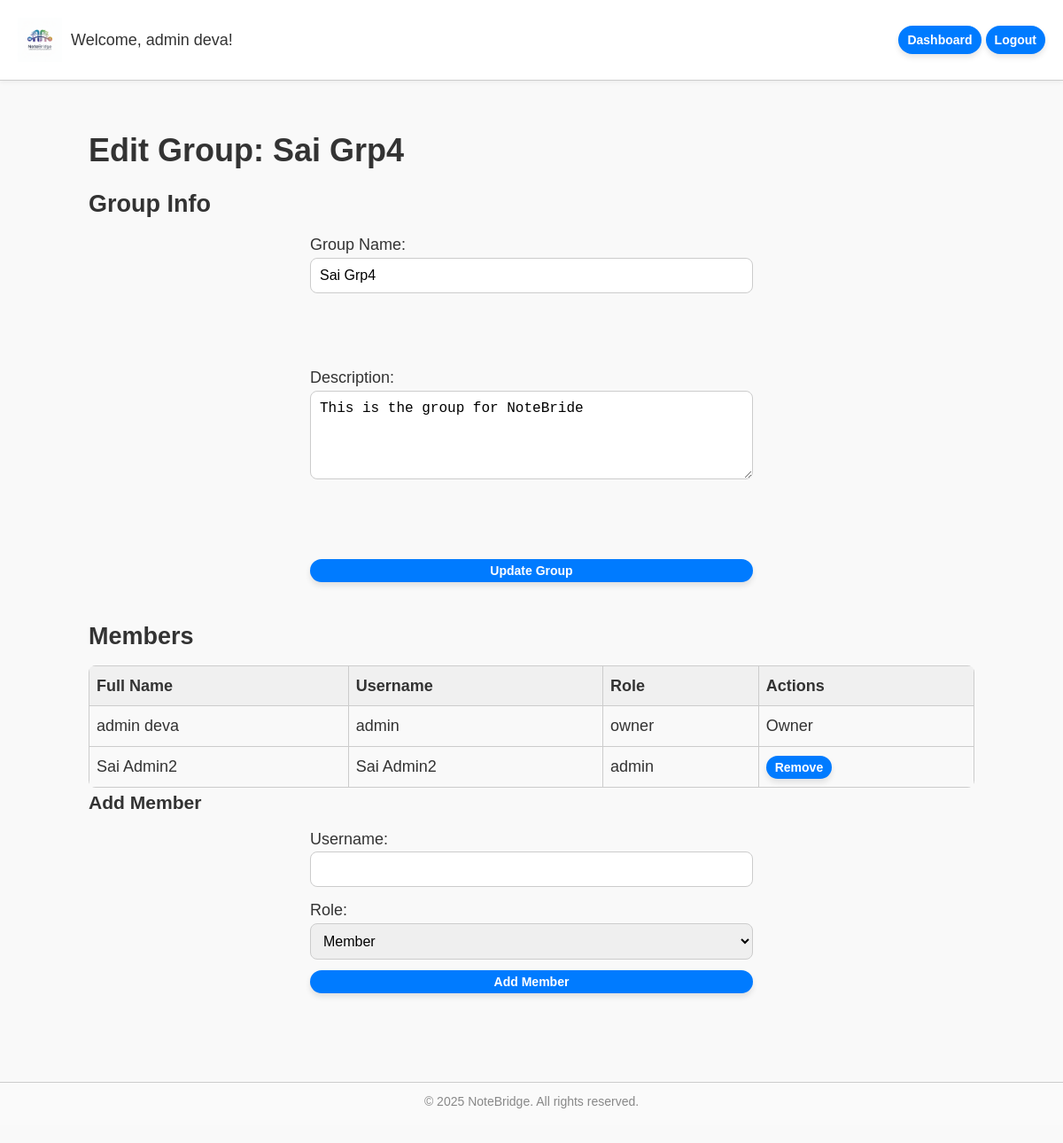
The app's page /groups/3/edit (signed in), older data.
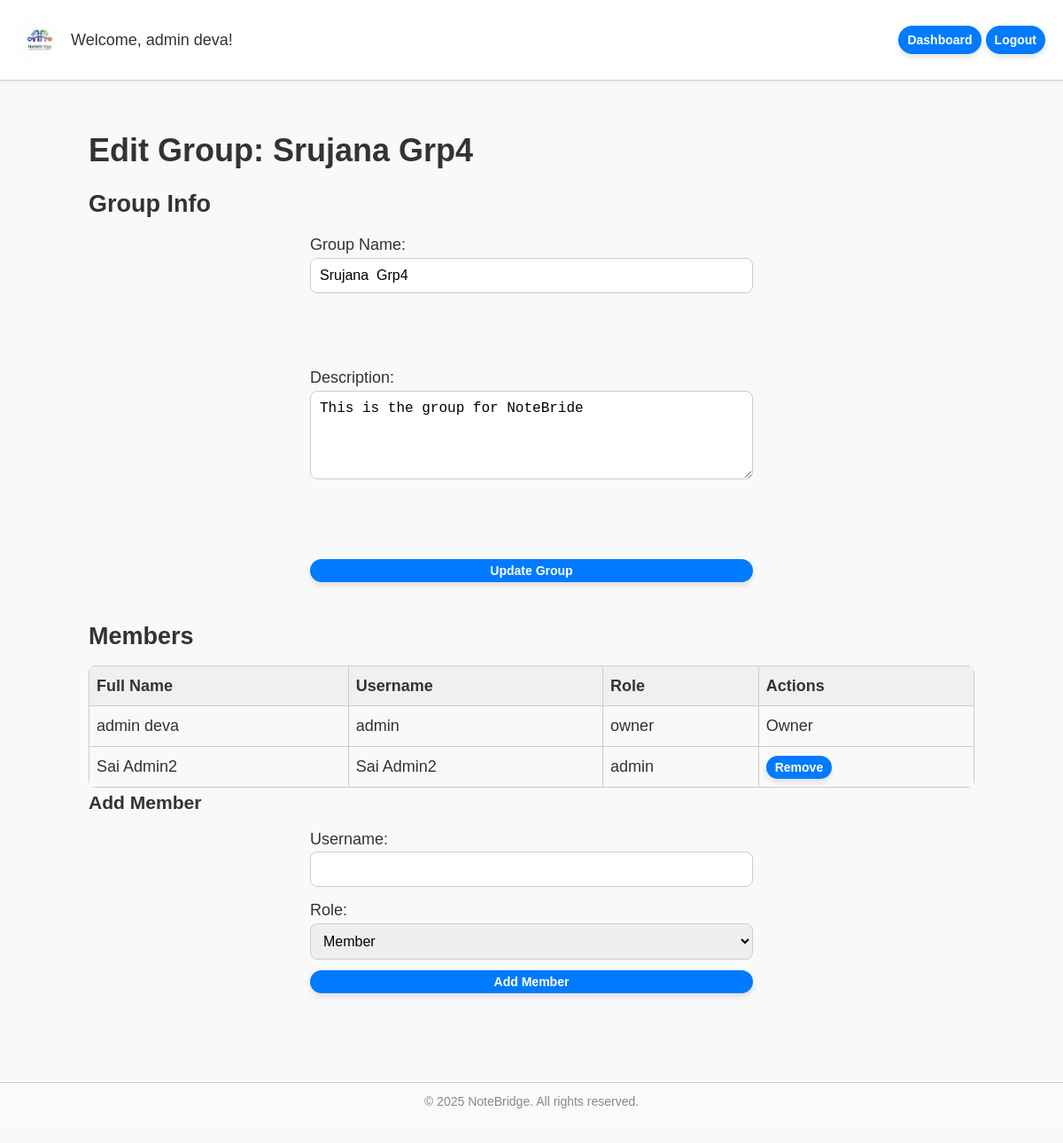
The same page, newer data.
### tables this page shows
CREATE TABLE groups (
        id INTEGER PRIMARY KEY AUTOINCREMENT,
        name TEXT NOT NULL,
        description TEXT,
        created_at TEXT NOT NULL
    );

### groups.py (the view)
@group_bp.route('/<int:group_id>/edit', methods=['GET', 'POST'])
@login_required
def edit_group(group_id):
    group = get_group(group_id)
    db = get_db()
    if request.method == 'POST':
        name = request.form.get('name', group['name'])
        description = request.form.get('description', group['description'])
        db.execute('UPDATE groups SET name=?, description=? WHERE id=?', (name, description, group_id))
        db.commit()
        return redirect(url_for('group.view_group', group_id=group_id))
    members = get_members(group_id)
    user = current_user()
    return render_template('group_edit.html', group=group, members=members, user=user)

### auth.py (called while the page is built)
def current_user():
    uid = session.get('user_id')
    if not uid:
        return None
    db = get_db()
    return db.execute('SELECT id, username, full_name FROM users WHERE id=?', (uid,)).fetchone()

def login_required(f):
    @wraps(f)
    def wrapped(*args, **kwargs):
        if not current_user():
            return redirect(url_for('auth.login'))
        return f(*args, **kwargs)
    return wrapped

### database.py (called while the page is built)
def get_db():
    db = getattr(g, '_database', None)
    if db is None:
        db = g._database = sqlite3.connect(DATABASE)
        db.row_factory = sqlite3.Row
    return db

def close_connection(exception=None):
    db = getattr(g, '_database', None)
    if db is not None:
        db.close()

### groups.py (called while the page is built)
def get_group(group_id):
    db = get_db()
    group = db.execute('SELECT * FROM groups WHERE id=?', (group_id,)).fetchone()
    if not group:
        abort(404, "Group not found")
    return group

def get_members(group_id):
    db = get_db()
    members = db.execute(
        'SELECT u.id as user_id, u.username, u.full_name, gm.role '
        'FROM users u JOIN group_members gm ON u.id = gm.user_id '
        'WHERE gm.group_id=?',
        (group_id,)
    ).fetchall()
    return members

### templates/group_edit.html (shortened to what this page needs)
<!DOCTYPE html>
<html lang="en">
<head>
    <link rel="stylesheet" href="{{ url_for('static', filename='style.css') }}">
</head>
<body class="font-medium">
    <header>
        <div style="display:flex; align-items:center;">
            <img src="{{ url_for('static', filename='logo.jpg') }}" alt="NoteBridge Logo" height="50">
            <div style="margin-left:10px;">Welcome, {{ user['full_name'] or user['username'] }}!</div>
        </div>
        <nav>
            <a href="{{ url_for('dashboard.dashboard') }}" class="btn">Dashboard</a>
            <a href="{{ url_for('auth.logout') }}" class="btn">Logout</a>
        </nav>
    </header>
    <main>
        <h1>Edit Group: {{ group['name'] }}</h1>
        <section>
            <h2>Group Info</h2>
            <form method="post" action="{{ url_for('group.edit_group', group_id=group['id']) }}">
                <label>
                    Group Name:
                    <input type="text" name="name" value="{{ group['name'] }}" required>
                </label>
                <br><br>
                <label>
                    Description:
                    <textarea name="description" rows="3">{{ group['description'] }}</textarea>
                </label>
                <br><br>
                <button type="submit" class="btn">Update Group</button>
            </form>
        </section>
        <section>
            <h2>Members</h2>
            <table>
                <thead>
                    <tr>
                        <th>Full Name</th>
                        <th>Username</th>
                        <th>Role</th>
                        <th>Actions</th>
                    </tr>
                </thead>
                <tbody>
                    {% for member in members %}
                    <tr>
                        <td>{{ member['full_name'] or '-' }}</td>
                        <td>{{ member['username'] }}</td>
                        <td>{{ member['role'] }}</td>
                        <td>
                            {% if member['user_id'] != user['id'] %}
                            <form method="post"
                                action="{{ url_for('group.remove_member', group_id=group['id'], user_id=member['user_id']) }}"
                                style="display:inline;">
                                <button type="submit" class="btn">Remove</button>
                            </form>
                            {% else %}
                            Owner
                            {% endif %}
                        </td>
                    </tr>
                    {% endfor %}
                </tbody>
            </table>
            <h3>Add Member</h3>
            <form method="post" action="{{ url_for('group.add_member', group_id=group['id']) }}">
                <label>
                    Username:
                    <input type="text" name="username" required>
                </label>
                <label>
                    Role:
                    <select name="role">
                        <option value="member" selected>Member</option>
                    </select>
                </label>
                <button type="submit" class="btn">Add Member</button>
            </form>
        </section>
    </main>
    <footer>
        &copy; 2025 NoteBridge. All rights reserved.
    </footer>
</body>
</html>

Row changes from the older to the newer data that the page shows:
changed groups "This is the group for NoteBride": name "Sai Grp4" → "Srujana Grp4"
